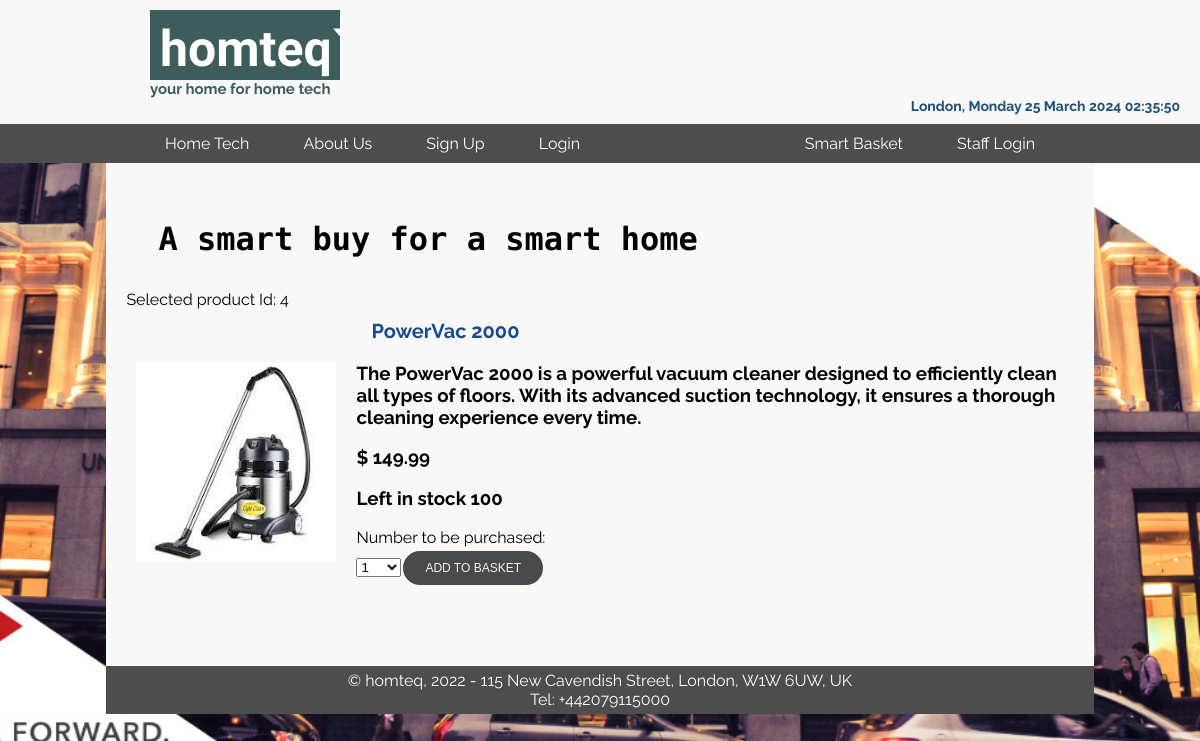
Page /prodbuy.php?u_prod_id=4 on the committed database.
### tables this page shows
CREATE TABLE product (
  prodid INT NOT NULL AUTO_INCREMENT PRIMARY KEY,
  prodName VARCHAR(30) NOT NULL,
  prodPicNameSmall VARCHAR(100) DEFAULT NULL,
  prodPicNameLarge VARCHAR(100) DEFAULT NULL,
  prodDescripShort VARCHAR(1000) DEFAULT NULL,
  prodDescripLong VARCHAR(3000) DEFAULT NULL,
  prodPrice DECIMAL(6,2) DEFAULT NULL,
  prodQuantity INT NOT NULL
);

### prodbuy.php (the view, shortened to what this page needs)
<?php
include ("db.php");
$pagename="A smart buy for a smart home";
echo "<link rel=stylesheet type=text/css href=mystylesheet.css>";
echo "<body>";
echo "<h4>".$pagename."</h4>";
$prodId = $_GET['u_prod_id'];
echo "<p>Selected product Id: ".$prodId;
$SQL="SELECT prodId, prodName, prodPicNameSmall, prodDescripLong, prodPrice, prodQuantity FROM Product WHERE prodId = $prodId";
$exeSQL=mysqli_query($conn, $SQL) or die (mysqli_error($conn));
echo "<table style='border: 0px'>";
while ($arrayp=mysqli_fetch_array($exeSQL))
{
echo "<tr>";
echo "<td style='border: 0px'>";
echo "<a href=prodbuy.php?u_prod_id=".$arrayp['prodId'].">";
echo "<img src=images/".$arrayp['prodPicNameSmall']." height=200 width=200>";
echo "</a>";
echo "</td>";
echo "<td style='border: 0px'>";
echo "<p><h5>".$arrayp['prodName']."</h5>";
echo "<p><h3>".$arrayp['prodDescripLong']."</h3>";
echo "<p><h3>$ " . $arrayp['prodPrice'] . "</h3></p>";
echo "<p><h3>Left in stock " . $arrayp['prodQuantity'] . "</h3></p>";
echo "<p>Number to be purchased: ";
echo "<form action=basket.php method=post>";
echo "<select name='quantity'>";
for ($i = 1; $i <= $arrayp['prodQuantity']; $i++) {
    echo "<option name=quantity value='$i'>$i</option>";
}
echo "</select>";
echo "<input type=submit name='submitbtn' value='ADD TO BASKET' id='submitbtn'>";
echo "</form>";
echo "</p>";
echo "</td>";
echo "</tr>";
}
echo "</table>";
echo "</body>";
?>

### mystylesheet.css (style rules this page uses)
body,html { padding-top:65px; background: url("bgImage.jpg") no-repeat center center fixed; background-position: top; -webkit-background-size: cover; -moz-background-size: cover; background-size: cover; }
p { margin: 0; }
#container { margin: 0 auto; width: 100%; font-family: 'Raleway', sans-serif; border-style: None; border-color: #fbfbfb; }
#navbar { top:0; left:0; width:100%; position:fixed; z-index: 100; }
#header { background: #F8F8F8; padding: 10px 20px; }
#header h1 { margin: 0; background:#3d5c5c; color: #ffffff; font-family: Fjalla One; font-size: 50; text-align: left; width: 170; height:50; padding: 10px; margin-left:130px; }
#header h2 { margin: 0; color: #3d5c5c; font-size: 15; text-align: left; padding-left:130px; }
#header h3 { clear:both; margin: 0; color:#1b527a; font-size: 14; text-align: right; }
#navigation { float: left; width: 100%; background-color: #4d4d4d; }
#navigation ul { display:flex; justify-content:space-between; flex-direction:row; margin: 10px; padding-left: 130px; padding-right:130px; }
#navigation ul li { list-style-type: none; display: inline; }
#navigation li a { padding: 10px 25px; color: #FFF; text-decoration: none; border-right: 0px solid#fff; }
#content { margin:0; width:80%; min-height:70%; clear: left; padding: 20px; padding-top:50px; margin-left:auto; margin-right:auto; background: #F8F8F8; }
#content h4 { color:#000; font-size: 32; margin: 2rem 0 2rem 2rem; font-family: 'Major Mono Display', monospace; }
#content h5 { color:#194a8d; font-size: 20; margin: 0 0 .5em; padding-left: 15px; }
#footer { z-index:10; width:80%; background:#4d4d4d; text-align: center; padding: 5px; padding-left:20px; padding-right:20px; color: #fff; margin-left:auto; margin-right:auto; }
table, th, td { border-collapse:collapse; border:1px solid #000; }
td { padding:10px; text-align:left; color:#000000; }
button, #submitbtn, .btn { background-color: #48494a; color: #f2f2f2; padding:8px 20px; text-align:center; text-decoration:none; display:inline-block; font-size:12px; margin: 4px 2px; -webkit-transition-duration: 0.5s; transition-duration: 0.5s; cursor:pointer; border: 2px solid #48494a; border-radius:20px; }
#content a { color:#1b527a; font-weight:bold; text-decoration:none; }

### rows in the picture
product: prodPicNameSmall (picture), prodName "PowerVac 2000", prodDescripLong "The PowerVac 2000 is a powerful vacuum cleaner designed to efficiently clean all types of floors. With its advanced suction technology, it ensures a thorough cleaning experience every time.", prodPrice "149.99", prodQuantity "100"

### other values in the picture
$pagename "A smart buy for a smart home"
$prodId "4"
form field quantity "1"
